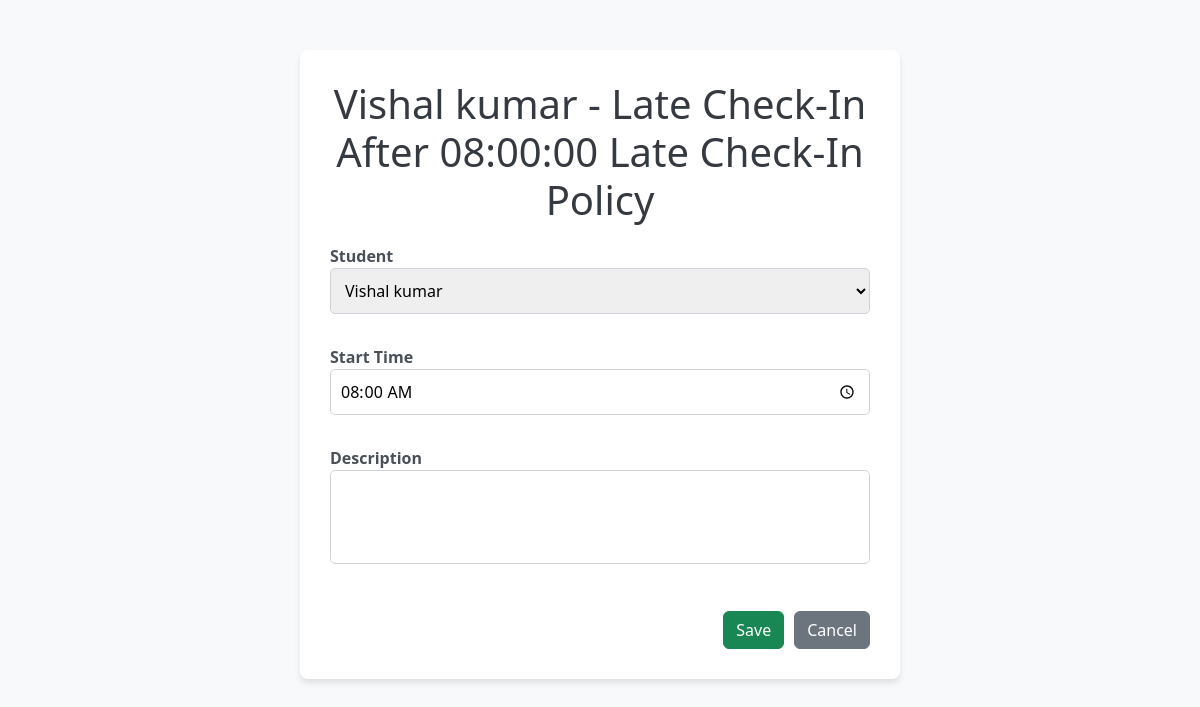
/late-checkin-policies/17/update/ (signed in), run on the app's committed database.
### app1/models.py (models this page shows)
class LateCheckInPolicy(models.Model):
    student = models.OneToOneField(Student, on_delete=models.CASCADE, related_name="late_checkin_policy")
    def get_default_start_time():
        return time(8, 0)  # Default time as 8:00 AM
    start_time = models.TimeField(default=get_default_start_time)
    description = models.CharField(max_length=255, blank=True, null=True)
    def __str__(self):
        return f"{self.student.name} - Late Check-In After {self.start_time}"

class Student(models.Model):
    user = models.OneToOneField(User, on_delete=models.CASCADE, related_name="student_profile")
    name = models.CharField(max_length=255)
    email = models.EmailField(max_length=255)
    phone_number = models.CharField(max_length=15)
    student_class = models.CharField(max_length=100)
    image = models.ImageField(upload_to='students/')
    authorized = models.BooleanField(default=False)
    roll_no = models.CharField(max_length=20)
    address = models.TextField()
    date_of_birth = models.DateField()
    joining_date = models.DateField()
    mother_name = models.CharField(max_length=255)
    father_name = models.CharField(max_length=255)
    def __str__(self):
        return self.name

### app1/views.py (the view)
# urls.py: path('late-checkin-policies/<int:policy_id>/update/',views.update_late_checkin_policy, name='update_late_checkin_policy'),
@staff_member_required
def update_late_checkin_policy(request, policy_id):
    policy = get_object_or_404(LateCheckInPolicy, id=policy_id)
    if request.method == 'POST':
        form = LateCheckInPolicyForm(request.POST, instance=policy)
        if form.is_valid():
            form.save()
            messages.success(request, "Late check-in policy updated successfully!")
            return redirect('late_checkin_policy_list')
    else:
        form = LateCheckInPolicyForm(instance=policy)
    return render(request, 'latecheckinpolicy_form.html', {'form': form, 'policy': policy})

### app1/forms.py (shortened to what this page needs)
class LateCheckInPolicyForm(forms.ModelForm):
    class Meta:
        model = LateCheckInPolicy
        fields = ['student', 'start_time', 'description']
        widgets = {
            'start_time': forms.TimeInput(format='%H:%M', attrs={'type': 'time'}),
            'description': forms.Textarea(attrs={'rows': 3}),
        }

### templates/latecheckinpolicy_form.html (shortened to what this page needs)
<!DOCTYPE html>
<html lang="en">
<head>
    <link href="https://cdn.jsdelivr.net/npm/bootstrap@5.3.0-alpha3/dist/css/bootstrap.min.css" rel="stylesheet">
</head>
<body>
    <div class="container">
        <h1>{{ policy|default:"Create" }} Late Check-In Policy</h1>
        <form method="post">
            <div class="mb-3">
                <label for="id_student">Student</label>
                {{ form.student }}
            </div>
            <div class="mb-3">
                <label for="id_start_time">Start Time</label>
                {{ form.start_time }}
            </div>
            <div class="mb-3">
                <label for="id_description">Description</label>
                {{ form.description }}
            </div>
            <div class="d-flex justify-content-end">
                <button type="submit" class="btn btn-success">Save</button>
                <a href="{% url 'late_checkin_policy_list' %}" class="btn btn-secondary">Cancel</a>
            </div>
        </form>
    </div>
</body>
</html>

### templates/latecheckinpolicy_form.html (style rules this page uses)
body { background-color: #f8f9fa; }
.container { margin-top: 50px; max-width: 600px; background: #ffffff; padding: 30px; border-radius: 8px; box-shadow: 0 4px 6px rgba(0, 0, 0, 0.1); }
h1 { text-align: center; color: #343a40; margin-bottom: 20px; }
label { font-weight: bold; color: #495057; }
input[type="time"], textarea, select { border-radius: 5px; border: 1px solid #ced4da; padding: 10px; width: 100%; margin-bottom: 15px; }
textarea { resize: none; }
.btn { margin-top: 10px; }
.btn-secondary { margin-left: 10px; }

### data on the page
LateCheckInPolicy: student+start_time "Vishal kumar - Late Check-In After 08:00:00", student "Vishal kumar", start_time "08:00"
